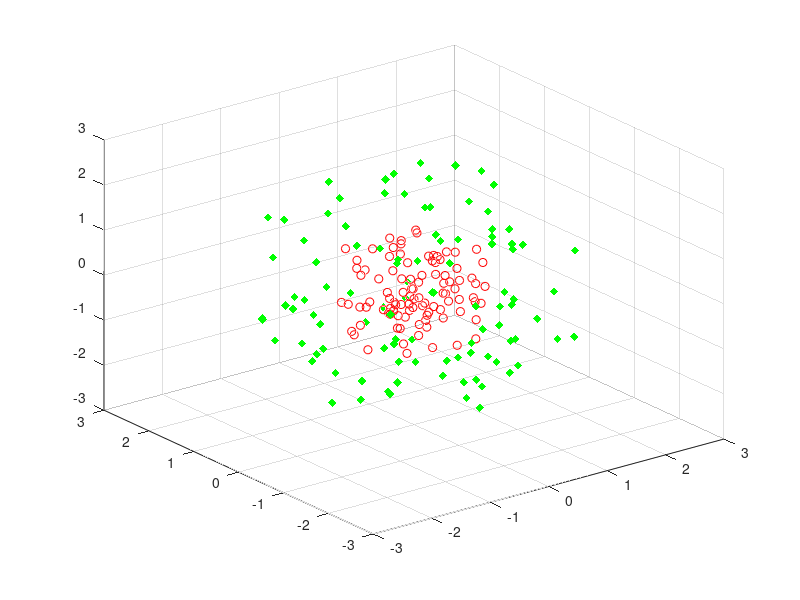

Write MATLAB code to recreate this figure.
%% Circular Synthetic datasets
clear;clc;

%% Circular Dataset
n = 200;
numPts = 0;
X = zeros(n,3);
Y = [-ones(n/2,1);ones(n/2,1)];

while(numPts<100)
    curX1 = 2*rand-1;
    curX2 = 2*rand-1;
    curX3 = 2*rand-1;
    if (curX1^2 + curX2^2 < 1)
        X(numPts+1,1) = curX1;
        X(numPts+1,2) = curX2;
        X(numPts+1,3) = curX3;
        numPts = numPts + 1;
    end
end

while(numPts<200)
    curX1 = 12.5*rand-6.25;
    curX2 = 12.5*rand-6.25;
    curX3 = 12.5*rand-6.25;
    
    if (curX1^2 + curX2^2 + curX3^2 >= 2.25 && curX1^2 + curX2^2 + curX3^2 <= 6.25)
        X(numPts+1,1) = curX1;
        X(numPts+1,2) = curX2;
        X(numPts+1,3) = curX3;
        numPts = numPts + 1;
    end
end

%% Plot
for i=1:99
    scatter3(X(i,1),X(i,2),X(i,3),'r','o');
    hold on
end

for i=100:200 
    scatter3(X(i,1),X(i,2),X(i,3),'g','diamond','filled');
    hold on
end
hold off    


%%
sreedee_data_circular = [X,Y];
save("threedee_circular_dataset", "sreedee_data_circular");
